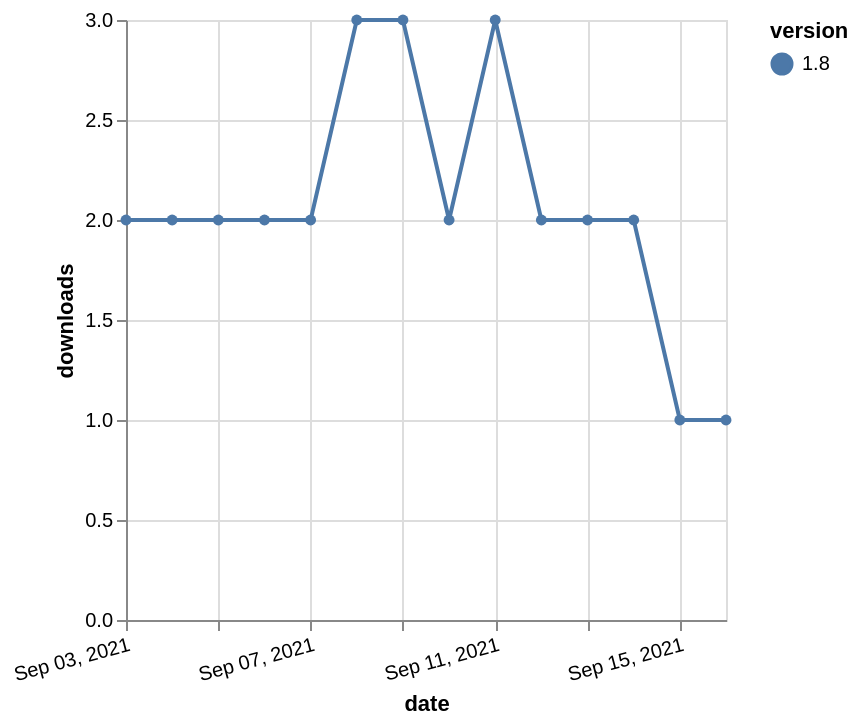

Vega-Lite specification stored for this chart:
### Vega-Lite specification from a JSON file in a GitHub repository (floating-point values rounded to 4 significant figures)
{"$schema": "https://vega.github.io/schema/vega-lite/v5.json", "description": "A simple bar chart with embedded data.", "data": {"values": [{"date": "2021-09-03", "total": 2961, "delta": 2, "version": "1.8"}, {"date": "2021-09-04", "total": 2963, "delta": 2, "version": "1.8"}, {"date": "2021-09-05", "total": 2965, "delta": 2, "version": "1.8"}, {"date": "2021-09-06", "total": 2967, "delta": 2, "version": "1.8"}, {"date": "2021-09-07", "total": 2969, "delta": 2, "version": "1.8"}, {"date": "2021-09-08", "total": 2972, "delta": 3, "version": "1.8"}, {"date": "2021-09-09", "total": 2975, "delta": 3, "version": "1.8"}, {"date": "2021-09-10", "total": 2977, "delta": 2, "version": "1.8"}, {"date": "2021-09-11", "total": 2980, "delta": 3, "version": "1.8"}, {"date": "2021-09-12", "total": 2982, "delta": 2, "version": "1.8"}, {"date": "2021-09-13", "total": 2984, "delta": 2, "version": "1.8"}, {"date": "2021-09-14", "total": 2986, "delta": 2, "version": "1.8"}, {"date": "2021-09-15", "total": 2987, "delta": 1, "version": "1.8"}, {"date": "2021-09-16", "total": 2988, "delta": 1, "version": "1.8"}]}, "width": "container", "mark": {"type": "line", "point": {"filled": true}}, "encoding": {"x": {"field": "date", "type": "temporal", "timeUnit": "yearmonthdate", "title": "date", "axis": {"labelAngle": -15}}, "y": {"field": "delta", "type": "quantitative", "title": "downloads"}, "color": {"field": "version", "type": "nominal"}, "tooltip": {"field": "delta"}}}
